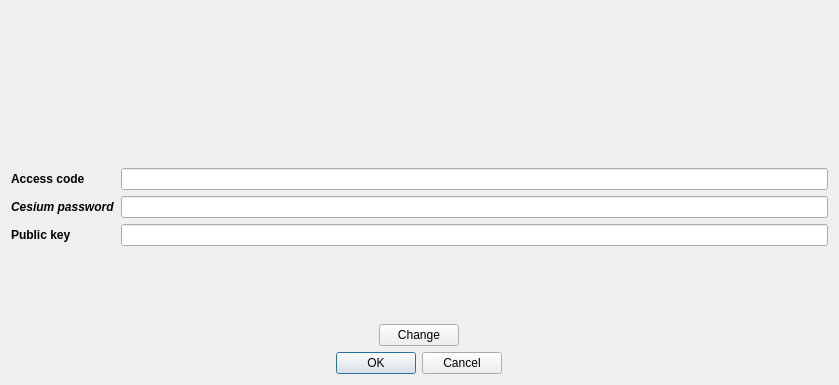
<?xml version="1.0" encoding="UTF-8"?>
<ui version="4.0">
 <class>AccountCreateDialog</class>
 <widget class="QDialog" name="AccountCreateDialog">
  <property name="geometry">
   <rect>
    <x>0</x>
    <y>0</y>
    <width>839</width>
    <height>385</height>
   </rect>
  </property>
  <property name="windowTitle">
   <string>Create account</string>
  </property>
  <layout class="QVBoxLayout" name="verticalLayout">
   <item alignment="Qt::AlignHCenter">
    <widget class="QLabel" name="label_4">
     <property name="sizePolicy">
      <sizepolicy hsizetype="Preferred" vsizetype="Preferred">
       <horstretch>0</horstretch>
       <verstretch>0</verstretch>
      </sizepolicy>
     </property>
     <property name="minimumSize">
      <size>
       <width>0</width>
       <height>0</height>
      </size>
     </property>
     <property name="maximumSize">
      <size>
       <width>200</width>
       <height>200</height>
      </size>
     </property>
     <property name="sizeIncrement">
      <size>
       <width>0</width>
       <height>0</height>
      </size>
     </property>
     <property name="baseSize">
      <size>
       <width>0</width>
       <height>0</height>
      </size>
     </property>
     <property name="text">
      <string/>
     </property>
     <property name="pixmap">
      <pixmap resource="../../icons/tikka.slots.pyqt.resources.icons.index.qrc">:/images/safe_with_background.png</pixmap>
     </property>
     <property name="scaledContents">
      <bool>true</bool>
     </property>
     <property name="alignment">
      <set>Qt::AlignCenter</set>
     </property>
    </widget>
   </item>
   <item>
    <layout class="QFormLayout" name="formLayout">
     <item row="0" column="0">
      <widget class="QLabel" name="label">
       <property name="font">
        <font>
         <weight>75</weight>
         <bold>true</bold>
        </font>
       </property>
       <property name="text">
        <string>Access code</string>
       </property>
      </widget>
     </item>
     <item row="1" column="0">
      <widget class="QLabel" name="label_2">
       <property name="font">
        <font>
         <weight>75</weight>
         <italic>true</italic>
         <bold>true</bold>
        </font>
       </property>
       <property name="text">
        <string>Cesium password</string>
       </property>
      </widget>
     </item>
     <item row="2" column="0">
      <widget class="QLabel" name="label_3">
       <property name="font">
        <font>
         <weight>75</weight>
         <bold>true</bold>
        </font>
       </property>
       <property name="text">
        <string>Public key</string>
       </property>
      </widget>
     </item>
     <item row="0" column="1">
      <widget class="QLineEdit" name="access_code_line_edit">
       <property name="readOnly">
        <bool>true</bool>
       </property>
      </widget>
     </item>
     <item row="1" column="1">
      <widget class="QLineEdit" name="cesium_password_line_edit"/>
     </item>
     <item row="2" column="1">
      <widget class="QLineEdit" name="public_key_line_edit"/>
     </item>
    </layout>
   </item>
   <item alignment="Qt::AlignHCenter">
    <widget class="QPushButton" name="change_button">
     <property name="sizePolicy">
      <sizepolicy hsizetype="Fixed" vsizetype="Fixed">
       <horstretch>0</horstretch>
       <verstretch>0</verstretch>
      </sizepolicy>
     </property>
     <property name="text">
      <string>Change</string>
     </property>
     <property name="icon">
      <iconset resource="../../icons/tikka.slots.pyqt.resources.icons.index.qrc">
       <normaloff>:/icons/refresh_icon</normaloff>:/icons/refresh_icon</iconset>
     </property>
    </widget>
   </item>
   <item alignment="Qt::AlignHCenter">
    <widget class="QDialogButtonBox" name="buttonBox">
     <property name="orientation">
      <enum>Qt::Horizontal</enum>
     </property>
     <property name="standardButtons">
      <set>QDialogButtonBox::Cancel|QDialogButtonBox::Ok</set>
     </property>
    </widget>
   </item>
  </layout>
 </widget>
 <resources>
  <include location="../../icons/tikka.slots.pyqt.resources.icons.index.qrc"/>
 </resources>
 <connections>
  <connection>
   <sender>buttonBox</sender>
   <signal>accepted()</signal>
   <receiver>AccountCreateDialog</receiver>
   <slot>accept()</slot>
   <hints>
    <hint type="sourcelabel">
     <x>248</x>
     <y>254</y>
    </hint>
    <hint type="destinationlabel">
     <x>157</x>
     <y>274</y>
    </hint>
   </hints>
  </connection>
  <connection>
   <sender>buttonBox</sender>
   <signal>rejected()</signal>
   <receiver>AccountCreateDialog</receiver>
   <slot>reject()</slot>
   <hints>
    <hint type="sourcelabel">
     <x>316</x>
     <y>260</y>
    </hint>
    <hint type="destinationlabel">
     <x>286</x>
     <y>274</y>
    </hint>
   </hints>
  </connection>
 </connections>
</ui>
